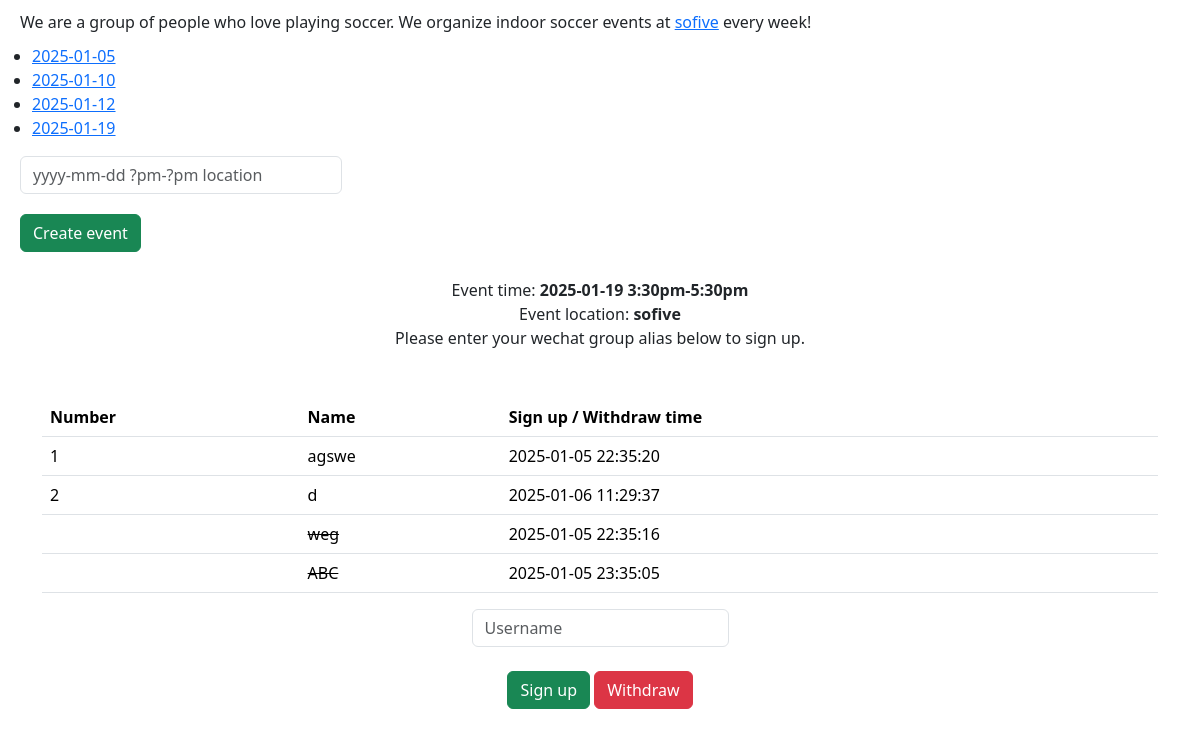
The app's page /?date=2025-01-19 with its own data.
### tables this page shows
CREATE TABLE events (
    date TEXT NOT NULL,
    time TEXT NOT NULL,
    location TEXT NOT NULL,
    video_url TEXT,
    PRIMARY KEY (date)
);

CREATE TABLE signup (
    date TEXT NOT NULL,
    name TEXT NOT NULL,
    ts TEXT NOT NULL,
    cancel INTEGER,
    PRIMARY KEY (date, name)
);

### flask_app.py (the view, shortened to what this page needs)
@app.route('/', methods=["GET", "POST"])
def index():
    if request.method == "GET":
        date = request.args.get("date", default="")
        events = db.execute("SELECT date, time FROM events ORDER BY date")
        if date == "":
            return render_template("index.html", events = events, date = date)
        event = db.execute("SELECT time, location FROM events WHERE date = ?",date)
        event_time = event[0]["time"]
        event_location = event[0]["location"]
        session["date"] = date
        rows_signup = db.execute("SELECT name, ts, cancel FROM signup WHERE date = ? AND cancel = 0 ORDER BY ts", date)
        rows_withdraw = db.execute("SELECT name, ts, cancel FROM signup WHERE date = ? AND cancel = 1 ORDER BY ts", date)
        return render_template("index.html", events = events, date = date, event_time = event_time, event_location = event_location, rows_signup = rows_signup, rows_withdraw = rows_withdraw)

### templates/index.html (shortened to what this page needs)
<html>
    <head>
        <link href="https://cdn.jsdelivr.net/npm/bootstrap@5.3.3/dist/css/bootstrap.min.css" rel="stylesheet">
    </head>
    <body>
        <div class = "margin">
            We are a group of people who love playing soccer. We organize indoor soccer events at <a href="https://www.sofive.com/locations/meadowlands">sofive</a> every week!
        </div>
        <ul>
            {% for event in events %}
                <li><a href="?date={{event.date}}">{{event.date}}</a></li>
            {% endfor %}
        </ul>
        <form action="/" method="POST">
            <input size = "27" autocomplete="off" autofocus name="event" class="margin form-control w-auto" placeholder="yyyy-mm-dd ?pm-?pm location" type="text">
            <button type="submit" class="margin btn btn-success" name="create_event">Create event</button>
        </form>
        {% if date != "" %}
        <div class = "text-center">
            Event time: <b>{{date}}  {{event_time}}</b>
            <br>
            Event location: <b>{{event_location}}</b>
            <br>
            Please enter your wechat group alias below to sign up.
        </div>
        <div class="container py-5 text-center">
            <table class="table">
                <thead>
                    <tr>
                        <th>Number</th>
                        <th>Name</th>
                        <th>Sign up / Withdraw time</th>
                    </tr>
                </thead>
                <tbody>
                    {% for row in rows_signup %}
                        <tr>
                            <td>{{ loop.index }}</td>
                            <td>{{ row.name }}</td>
                            <td>{{ row.ts }}</td>
                        </tr>
                    {% endfor %}
                    {% for row in rows_withdraw %}
                        <tr>
                            <td></td>
                            <td><s>{{ row.name }}<s></td>
                            <td>{{ row.ts }}</td>
                        </tr>
                    {% endfor %}
                </tbody>
            </table>
            <form action="/" method="POST">
                <div>
                    <input autocomplete="off" autofocus name="name" class="form-control mx-auto w-auto" placeholder="Username" type="text">
                </div>
                <br>
                <button type="submit" class="btn btn-success" name="submitAction" value="signup">Sign up</button>
                <button type="submit" class="btn btn-danger" name="submitAction" value="withdraw">Withdraw</button>
            </form>
        </div>
        {% endif %}
    </body>
</html>

### templates/index.html (style rules this page uses)
.margin { margin-left: 20px; margin-right: 20px; margin-top: 10px; margin-bottom: 10px; }

### records on screen
events: date "2025-01-05"
events: date "2025-01-10"
events: date "2025-01-12"
events: date "2025-01-19", time "3:30pm-5:30pm", location "sofive"
signup: name "agswe", ts "2025-01-05 22:35:20"
signup: name "d", ts "2025-01-06 11:29:37"
signup: name "weg", ts "2025-01-05 22:35:16"
signup: name "ABC", ts "2025-01-05 23:35:05"

### other values on screen
{{ date }} "2025-01-19"
